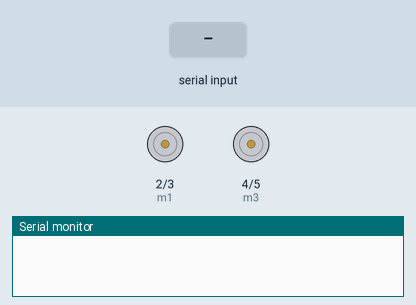
The sketch below on a simulated Arduino Uno, built with avr-gcc and run on an emulated ATmega328P. On the bench: motor-driver pin pairs drawn as motors (green arrow = first pin HIGH = forward, orange = second pin HIGH = backward, longer = more drive), the last lines printed to the serial monitor. The test bench sets the inputs (shaded band).

Above: at 1.2 s.
1.3 s: "F" received over the second serial link
At 2.5 s:
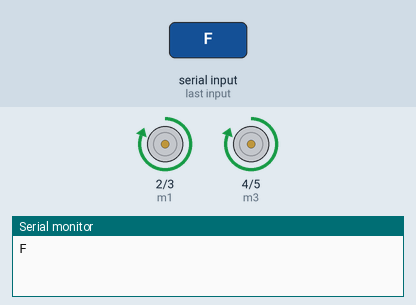
2.8 s: "B" received over the second serial link
At 3.9 s:
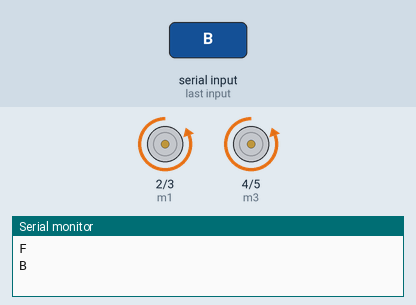
4.3 s: "L" received over the second serial link
At 5.0 s:
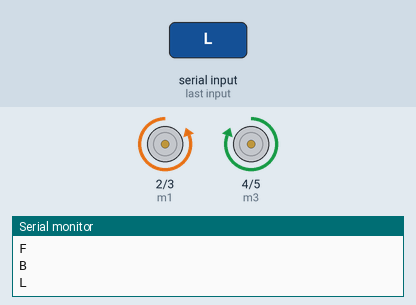
5.8 s: "R" received over the second serial link
At 6.2 s:
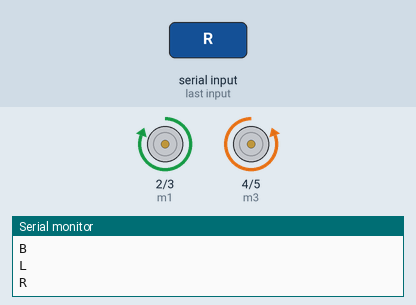
Timing chart, 0 to 8.3 s (numbered marks = the images above; inputs shaded):
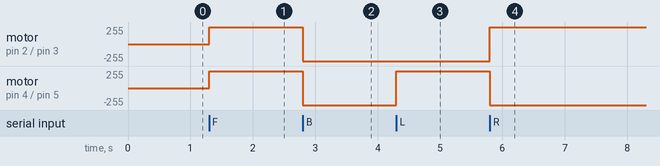

The sketch:

RcCar.ino
```cpp
#include <SoftwareSerial.h>

// Pins for motor control
#define m1  2
#define m2  3
#define m3  4
#define m4  5


// SoftwareSerial object to communicate with the voice module
SoftwareSerial voiceModule(10, 11); // RX, TX

void setup() {
  // Initialize serial communication
  Serial.begin(9600);
  voiceModule.begin(9600);

  // Set motor control pins as outputs
  pinMode(m1, OUTPUT);
  pinMode(m2, OUTPUT);
  pinMode(m3, OUTPUT);
  pinMode(m4, OUTPUT);

}

void loop() {
  // Check for voice commands
  if (voiceModule.available()) {
    char command = voiceModule.read();
    Serial.println(command);


    // Move forward
    if (command == 'F') {
      digitalWrite(m1,HIGH);
      digitalWrite(m2,LOW);
      digitalWrite(m3,HIGH);
      digitalWrite(m4,LOW);
    }
    // Move backward
    else if (command == 'B') {
    digitalWrite(m1,LOW);
    digitalWrite(m2,HIGH);
    digitalWrite(m3,LOW);
    digitalWrite(m4,HIGH);
    }
    // Turn left
    else if (command == 'L') {
      digitalWrite(m1,LOW);
      digitalWrite(m2,HIGH);
      digitalWrite(m3,HIGH);
      digitalWrite(m4,LOW);
    }
    // Turn right
    else if (command == 'R') {
      digitalWrite(m1,HIGH);
      digitalWrite(m2,LOW);
      digitalWrite(m3,LOW);
      digitalWrite(m4,HIGH);
    }
    // Stop
    else if (command == 'S') {
      digitalWrite(m1,LOW);
      digitalWrite(m2,LOW);
      digitalWrite(m3,LOW);
      digitalWrite(m4,LOW);
}
}
}
```

Measured:
- after the input at 1.3 s, motor on pin 2 (m1) / pin 3 (m2), motor on pin 4 (m3) / pin 5 (m4): stopped → forward 255/255 at once
- after the input at 2.8 s, motor on pin 2 (m1) / pin 3 (m2), motor on pin 4 (m3) / pin 5 (m4): forward 255/255 → backward 255/255 at once
- after the input at 4.3 s, motor on pin 4 (m3) / pin 5 (m4): backward 255/255 → forward 255/255 at once
- after the input at 5.8 s, motor on pin 2 (m1) / pin 3 (m2): backward 255/255 → forward 255/255 at once; motor on pin 4 (m3) / pin 5 (m4): forward 255/255 → backward 255/255 at once
